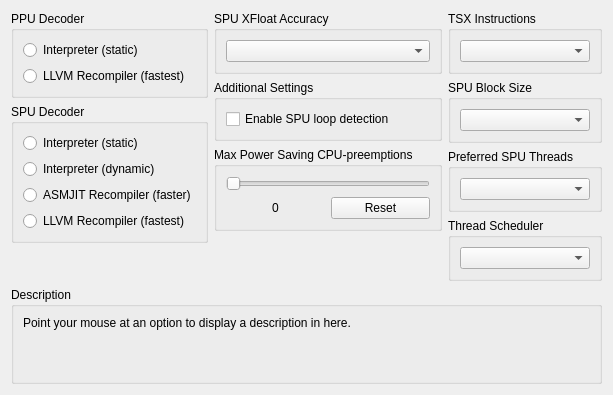
      <widget class="QWidget" name="coreTab">
       <attribute name="title">
        <string>CPU</string>
       </attribute>
       <layout class="QVBoxLayout" name="coreTabLayout" stretch="0,1,0">
        <item>
         <layout class="QHBoxLayout" name="coreTabItemLayout">
          <item>
           <layout class="QVBoxLayout" name="coreTabLeftLayout">
            <item>
             <widget class="QGroupBox" name="gb_ppu">
              <property name="title">
               <string>PPU Decoder</string>
              </property>
              <layout class="QVBoxLayout" name="ppu_layout">
               <item>
                <widget class="QRadioButton" name="ppu__static">
                 <property name="text">
                  <string notr="true">Interpreter (static)</string>
                 </property>
                </widget>
               </item>
               <item>
                <widget class="QRadioButton" name="ppu_llvm">
                 <property name="text">
                  <string notr="true">LLVM Recompiler (fastest)</string>
                 </property>
                </widget>
               </item>
              </layout>
             </widget>
            </item>
            <item>
             <widget class="QGroupBox" name="gb_spu">
              <property name="title">
               <string>SPU Decoder</string>
              </property>
              <layout class="QVBoxLayout" name="spu_layout">
               <item>
                <widget class="QRadioButton" name="spu__static">
                 <property name="text">
                  <string notr="true">Interpreter (static)</string>
                 </property>
                </widget>
               </item>
               <item>
                <widget class="QRadioButton" name="spu_dynamic">
                 <property name="text">
                  <string notr="true">Interpreter (dynamic)</string>
                 </property>
                </widget>
               </item>
               <item>
                <widget class="QRadioButton" name="spu_asmjit">
                 <property name="text">
                  <string notr="true">ASMJIT Recompiler (faster)</string>
                 </property>
                </widget>
               </item>
               <item>
                <widget class="QRadioButton" name="spu_llvm">
                 <property name="text">
                  <string notr="true">LLVM Recompiler (fastest)</string>
                 </property>
                </widget>
               </item>
              </layout>
             </widget>
            </item>
            <item>
             <spacer name="coreTabLeftLayoutSpacer">
              <property name="orientation">
               <enum>Qt::Vertical</enum>
              </property>
              <property name="sizeType">
               <enum>QSizePolicy::MinimumExpanding</enum>
              </property>
              <property name="sizeHint" stdset="0">
               <size>
                <width>0</width>
                <height>0</height>
               </size>
              </property>
             </spacer>
            </item>
           </layout>
          </item>
          <item>
           <layout class="QVBoxLayout" name="coreTabMiddleLayout">
            <item>
             <widget class="QGroupBox" name="gb_xfloat_accuracy">
              <property name="sizePolicy">
               <sizepolicy hsizetype="Preferred" vsizetype="Minimum">
                <horstretch>0</horstretch>
                <verstretch>0</verstretch>
               </sizepolicy>
              </property>
              <property name="title">
               <string>SPU XFloat Accuracy</string>
              </property>
              <layout class="QVBoxLayout" name="gb_xfloat_accuracy_layout">
               <item>
                <widget class="QComboBox" name="xfloatAccuracy"/>
               </item>
              </layout>
             </widget>
            </item>
            <item>
             <widget class="QGroupBox" name="checkboxes">
              <property name="title">
               <string>Additional Settings</string>
              </property>
              <layout class="QVBoxLayout" name="checkboxes_layout">
               <item>
                <widget class="QCheckBox" name="spuLoopDetection">
                 <property name="text">
                  <string>Enable SPU loop detection</string>
                 </property>
                </widget>
               </item>
              </layout>
             </widget>
            </item>
            <item>
             <widget class="QGroupBox" name="gb_max_preempt_count">
              <property name="sizePolicy">
               <sizepolicy hsizetype="Preferred" vsizetype="Minimum">
                <horstretch>0</horstretch>
                <verstretch>0</verstretch>
               </sizepolicy>
              </property>
              <property name="title">
               <string>Max Power Saving CPU-preemptions</string>
              </property>
              <layout class="QVBoxLayout" name="gb_max_preempt_layout">
               <item>
                <widget class="QSlider" name="maxPreemptCount">
                 <property name="sizePolicy">
                  <sizepolicy hsizetype="Preferred" vsizetype="Minimum">
                   <horstretch>0</horstretch>
                   <verstretch>0</verstretch>
                  </sizepolicy>
                 </property>
                 <property name="orientation">
                  <enum>Qt::Horizontal</enum>
                 </property>
                </widget>
               </item>
               <item>
                <layout class="QHBoxLayout" name="maxPreemptLayout" stretch="0,0">
                 <item>
                  <widget class="QLabel" name="preemptText">
                   <property name="text">
                    <string>0</string>
                   </property>
                   <property name="alignment">
                    <set>Qt::AlignCenter</set>
                   </property>
                  </widget>
                 </item>
                 <item>
                  <widget class="QPushButton" name="preemptReset">
                   <property name="text">
                    <string>Reset</string>
                   </property>
                  </widget>
                 </item>
                </layout>
               </item>
              </layout>
             </widget>
            </item>
            <item>
             <spacer name="coreTabMiddleLayoutSpacer">
              <property name="orientation">
               <enum>Qt::Vertical</enum>
              </property>
              <property name="sizeType">
               <enum>QSizePolicy::MinimumExpanding</enum>
              </property>
              <property name="sizeHint" stdset="0">
               <size>
                <width>0</width>
                <height>0</height>
               </size>
              </property>
             </spacer>
            </item>
           </layout>
          </item>
          <item>
           <layout class="QVBoxLayout" name="coreTabRightLayout" stretch="0,0,0,0,0">
            <item>
             <widget class="QGroupBox" name="gb_tsx">
              <property name="sizePolicy">
               <sizepolicy hsizetype="Preferred" vsizetype="Minimum">
                <horstretch>0</horstretch>
                <verstretch>0</verstretch>
               </sizepolicy>
              </property>
              <property name="title">
               <string>TSX Instructions</string>
              </property>
              <layout class="QVBoxLayout" name="gb_tsx_layout">
               <item>
                <widget class="QComboBox" name="enableTSX"/>
               </item>
              </layout>
             </widget>
            </item>
            <item>
             <widget class="QGroupBox" name="gb_spuBlockSize">
              <property name="sizePolicy">
               <sizepolicy hsizetype="Preferred" vsizetype="Minimum">
                <horstretch>0</horstretch>
                <verstretch>0</verstretch>
               </sizepolicy>
              </property>
              <property name="title">
               <string>SPU Block Size</string>
              </property>
              <layout class="QVBoxLayout" name="gb_spuBlockSize_layout">
               <item>
                <widget class="QComboBox" name="spuBlockSize"/>
               </item>
              </layout>
             </widget>
            </item>
            <item>
             <widget class="QGroupBox" name="gb_spu_threads">
              <property name="sizePolicy">
               <sizepolicy hsizetype="Preferred" vsizetype="Minimum">
                <horstretch>0</horstretch>
                <verstretch>0</verstretch>
               </sizepolicy>
              </property>
              <property name="title">
               <string>Preferred SPU Threads</string>
              </property>
              <layout class="QVBoxLayout" name="gb_spu_threads_layout">
               <item>
                <widget class="QComboBox" name="preferredSPUThreads"/>
               </item>
              </layout>
             </widget>
            </item>
            <item>
             <widget class="QGroupBox" name="gb_threadsched">
              <property name="sizePolicy">
               <sizepolicy hsizetype="Preferred" vsizetype="Minimum">
                <horstretch>0</horstretch>
                <verstretch>0</verstretch>
               </sizepolicy>
              </property>
              <property name="title">
               <string>Thread Scheduler</string>
              </property>
              <layout class="QVBoxLayout" name="gb_threadsched_layout">
               <item>
                <widget class="QComboBox" name="threadsched"/>
               </item>
              </layout>
             </widget>
            </item>
            <item>
             <spacer name="coreTabRightLayoutSpacer">
              <property name="orientation">
               <enum>Qt::Vertical</enum>
              </property>
              <property name="sizeType">
               <enum>QSizePolicy::MinimumExpanding</enum>
              </property>
              <property name="sizeHint" stdset="0">
               <size>
                <width>0</width>
                <height>0</height>
               </size>
              </property>
             </spacer>
            </item>
           </layout>
          </item>
         </layout>
        </item>
        <item>
         <spacer name="coreTabSpacer">
          <property name="orientation">
           <enum>Qt::Vertical</enum>
          </property>
          <property name="sizeType">
           <enum>QSizePolicy::MinimumExpanding</enum>
          </property>
          <property name="sizeHint" stdset="0">
           <size>
            <width>0</width>
            <height>0</height>
           </size>
          </property>
         </spacer>
        </item>
        <item>
         <widget class="QGroupBox" name="gb_description_cpu">
          <property name="title">
           <string>Description</string>
          </property>
          <layout class="QVBoxLayout" name="gb_description_cpu_layout">
           <item>
            <widget class="QLabel" name="description_cpu">
             <property name="text">
              <string>Point your mouse at an option to display a description in here.


</string>
             </property>
             <property name="textFormat">
              <enum>Qt::PlainText</enum>
             </property>
             <property name="alignment">
              <set>Qt::AlignLeading|Qt::AlignLeft|Qt::AlignTop</set>
             </property>
             <property name="wordWrap">
              <bool>true</bool>
             </property>
            </widget>
           </item>
          </layout>
         </widget>
        </item>
       </layout>
      </widget>
